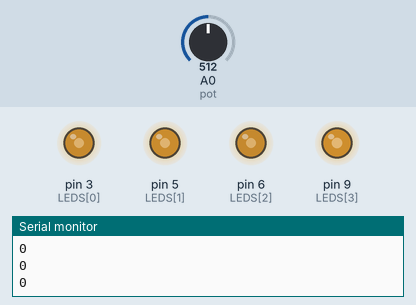
This sketch was run on a simulated Arduino Uno, built with avr-gcc and run on an emulated ATmega328P. On the bench: output pins drawn as LEDs (lit = HIGH), the last lines printed to the serial monitor. The inputs (shaded band) are chosen by the test bench; at power-on: A0 (pot) = 512. Random numbers use the default seed unless the sketch sets one.

Above: at 1.25 s.
1.3 s: A0 (pot) set to 716
At 2.9 s:
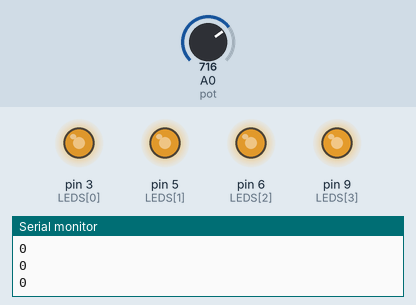
4.3 s: A0 (pot) set to 900
At 4.9 s:
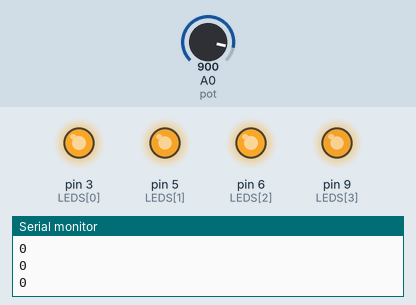
7.3 s: A0 (pot) set to 1023
10.3 s: A0 (pot) set to 511
At 11.07 s:
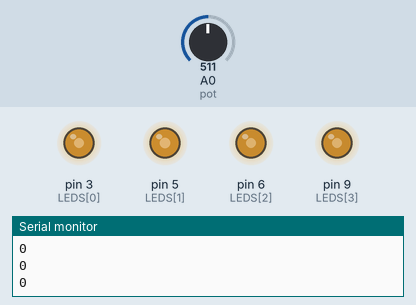
13.3 s: A0 (pot) set to 306
Timing chart, 0 to 17.3 s (numbered marks = the images above; inputs shaded):
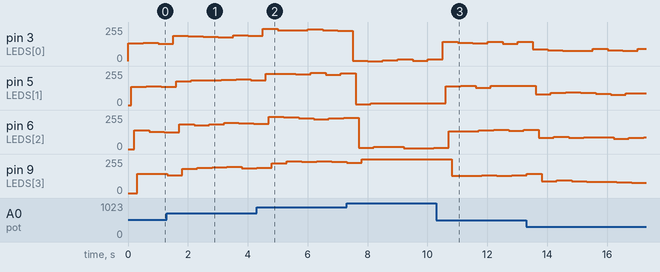

The sketch:

fade_with_pot.ino
```cpp
#include <time.h>
#include <stdlib.h>

int pot = A0;
int interval = 300;
int LEDS[4] = {3, 5, 6, 9};
int start = 0;
int randomNumber = 0;

void setup() {
  // put your setup code here, to run once:
  Serial.begin(9600);
  for (int i = 0; i < 4; i++) {
    pinMode(LEDS[i], OUTPUT);
  }
  start = millis();

}

void loop() {
  // put your main code here, to run repeatedly:
  int reading = analogRead(pot);

  float pot_value = map(analogRead(pot), 0, 1023, 0, 255);
  //  Serial.println(pot_value);
  //  randomNumber = random(15);
  Serial.println(randomNumber);
  for (int i = 0; i < 4; i++) {
    analogWrite(LEDS[i], pot_value + random(20));

    delay(100);
  }

  if (millis() - start > interval || reading - pot_value > 10 ) {

    for (int i = 0; i < 4; i++) {
      for (int j = pot_value; j < 0; j--){
        analogWrite(LEDS[i], j);
      }
    }

      delay(100);
    }

    start = millis();
  }
```

Measured:
- after the input at 10.3 s, pin 9 (LEDS[3]): 255/255 → 131/255 after 0.52 s, → 130/255 0.50 s later, → 133/255 0.50 s later, → 131/255 0.50 s later, … (5 changes in this stretch)
- by itself, pin 3 (LEDS[0]): ramps from 91/255 to 76/255 and jumps back, once every 1.5 s
